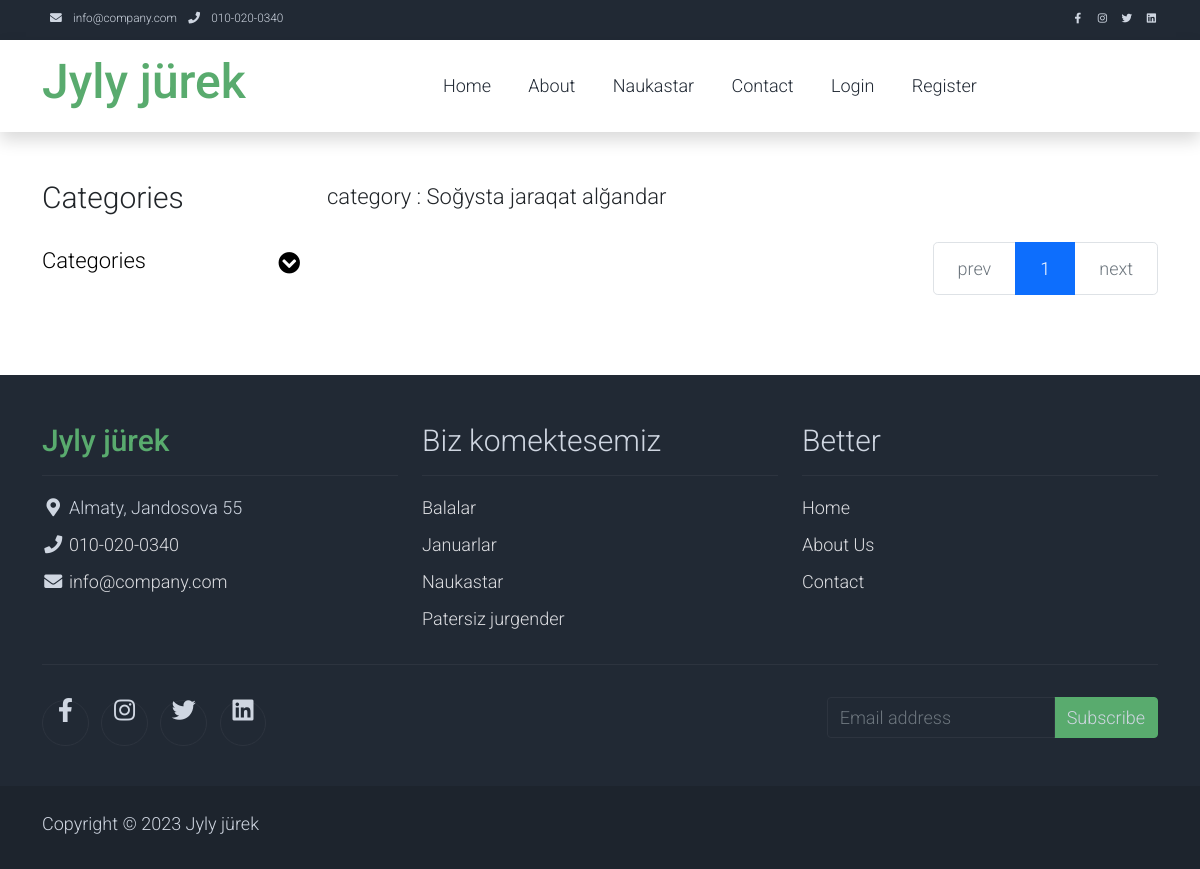
/zhurek/sogysta-jarakat-algandar/, run on an earlier commit of the app's database.
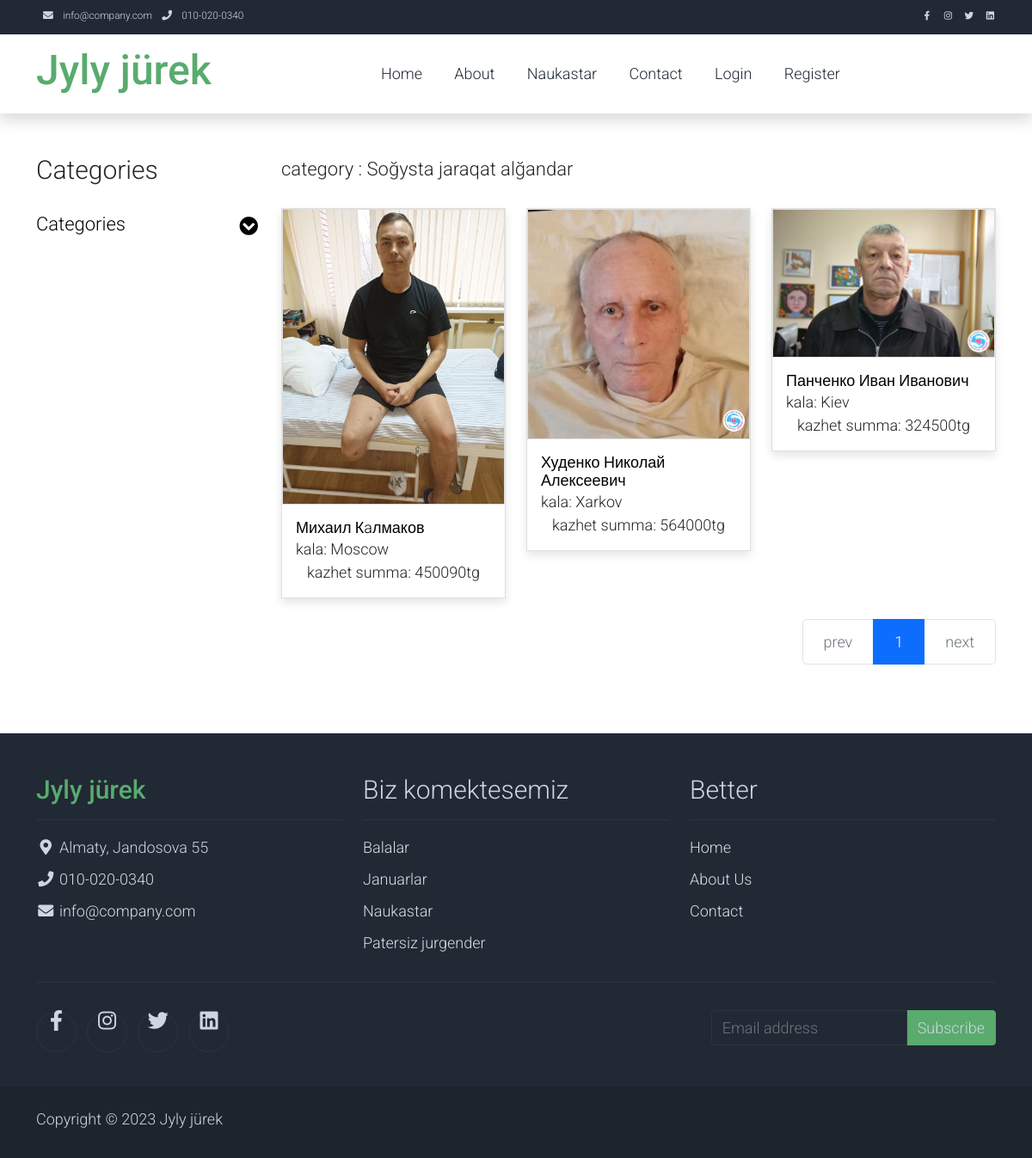
And on a later commit of the database.
### fond/models.py (models this page shows, shortened)
class Patient(models.Model):
    fullName = models.CharField(max_length=250)
    photo = models.ImageField(null=True, blank=True, upload_to="patient/photos/")
    description = models.TextField()
    address = models.CharField(max_length=250)
    moneySum = models.IntegerField(default=579000)
    jinalgany = models.IntegerField(default=123870)
    age = models.IntegerField(null=True, blank=True)
    disease = models.CharField(max_length=250)  # болезнь
    isInvalid = models.BooleanField(default=True)
    category = models.ForeignKey(Category, on_delete=models.RESTRICT)
    created_at = models.DateTimeField(auto_now_add=True)
    users = models.ManyToManyField(MyUser, through="Fond")
    def get_absolute_url(self):
        return reverse('single_patient', kwargs={"cat_slug": self.category.slug, "pk": self.pk})

### fond/views.py (the view)
# urls.py: path('zhurek/<slug:slug>/', CategoryView.as_view(), name="category"),
class CategoryView(DataMixin, DetailView):
    model = Category
    template_name = "fond/detail_cat.html"
    def get_context_data(self, **kwargs):
        context = super(CategoryView, self).get_context_data(**kwargs)
        activ = self.data()
        context['page_obj'] = activ
        mixin = self.get_user_context(title="category")
        return dict(list(context.items()) + list(mixin.items()))
    def data(self):
        queryset = self.object.patient_set.all()
        paginator = Paginator(queryset, 3)
        page = self.request.GET.get('page')
        activities = paginator.get_page(page)
        return activities

### fond/models.py (called while the page is built)
    def get_absolute_url(self):
        return reverse('category', kwargs={"slug": self.slug})

### fond/utils.py (called while the page is built)
    def get_user_context(self, **kwargs):
        context = kwargs
        cats = Category.objects.all()
        context["cats"] = cats
        return context

### fond/templates/fond/detail_cat.html (shortened to what this page needs)
{% extends 'fond/base.html' %}
{% load static %}
{% block base %}
    <div class="container py-5">
        <div class="row">
            <div class="col-lg-3">
                <h1 class="h2 pb-4">Categories</h1>
                <ul class="list-unstyled templatemo-accordion">
                    <li class="pb-3">
                        <a class="collapsed d-flex justify-content-between h3 text-decoration-none" href="#">
                            Categories
                            <i class="fa fa-fw fa-chevron-circle-down mt-1"></i>
                        </a>
                    </li>
                </ul>
            </div>
            <div class="col-lg-9">
            <div class="col-md-6">
                        <ul class="list-inline shop-top-menu pb-3 pt-1">
                            <li class="list-inline-item">
                                <a class="h3 text-dark text-decoration-none mr-3" href="#">category : {{ object.name }}</a>
                            </li>
                        </ul>
                    </div>
                <div class="row">
                    {% for electronica in page_obj %}
                        <div class="col-md-4">
                            <div class="card mb-4 product-wap rounded-0">
                                <div class="card rounded-0">
                                    <img class="card-img rounded-0 img-fluid" src="{{ electronica.photo.url }}" alt="...">
                                </div>
                                <div class="card-body">
                                    <a href="{{ electronica.get_absolute_url }}" class="h3 text-decoration-none">{{ electronica.fullName }}</a>
                                    <ul class="w-100 list-unstyled d-flex justify-content-between mb-0">
                                        <li>kala: {{ electronica.address }}</li>
                                    </ul>
                                    <p class="text-center mb-0">kazhet summa:  {{ electronica.moneySum }}tg</p>
                                </div>
                            </div>
                        </div>
                    {% endfor %}
                </div>
                <div class="row">
                    <ul class="pagination pagination-lg justify-content-end">
                        {% if page_obj.has_previous %}
                            <li class="page-item">
                                <a class="page-link" href="?page={{ page_obj.previous_page_number }}">prev</a>
                            </li>
                        {% else %}
                            <li class="page-item disabled">
                                <a class="page-link" href="#" tabindex="-1" aria-disabled="true">prev</a>
                            </li>
                        {% endif %}
                        {% for i in page_obj.paginator.page_range %}
                            {% if i == page_obj.number %}
                                <li class="page-item active"><a class="page-link">{{ i }}</a></li>
                            {% else %}
                                <li class="page-item"><a class="page-link" href="?page={{ i }}">{{ i }}</a></li>
                            {% endif %}
                        {% endfor %}
                        {% if page_obj.has_next %}
                            <li class="page-item">
                                <a class="page-link" href="?page={{ page_obj.next_page_number }}">next</a>
                            </li>
                        {% else %}
                            <li class="page-item disabled">
                                <a class="page-link" href="#" tabindex="-1" aria-disabled="true">next</a>
                            </li>
                        {% endif %}
                    </ul>
                </div>
            </div>
        </div>
    </div>
{% endblock base %}

What changed in the data, as far as the page shows it:
added Patient: photo (picture), fullName "Михаил Кaлмаков", address "Moscow", moneySum "450090"
added Patient: photo (picture), fullName "Худенко Николай Алексеевич", address "Xarkov", moneySum "564000"
added Patient: photo (picture), fullName "Панченко Иван Иванович", address "Kiev", moneySum "324500"
